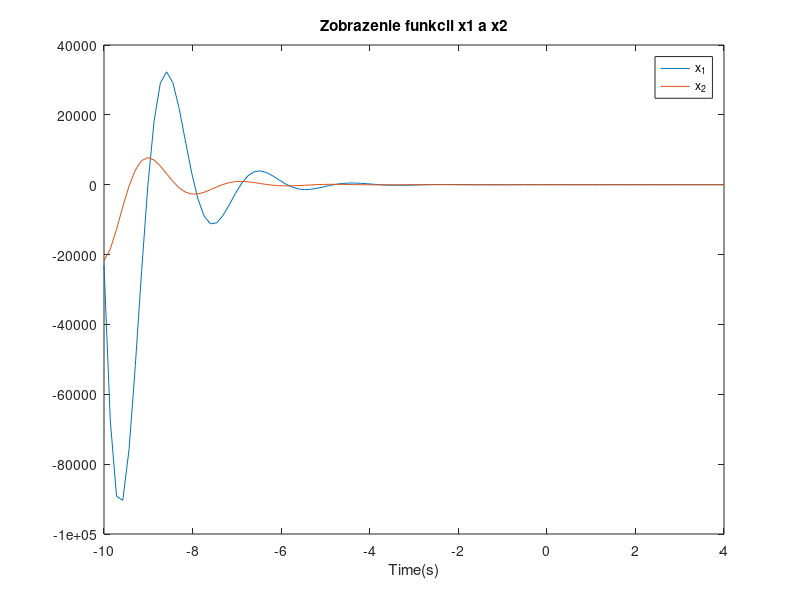

The MATLAB source for this figure:
close all;
clear;
clc;
figure;
t = linspace(-10,4);
x = 6*exp(-t).*cos(3*t) - 2*exp(-t).*sin(3*t);
y = - exp(-t).*sin(3*t);
plot(t,x,t,y);
xlabel('Time(s)');
title('Zobrazenie funkcii x1 a x2');
legend('x_{1}','x_{2}');
%print('Jojov Graf','-depsc')


